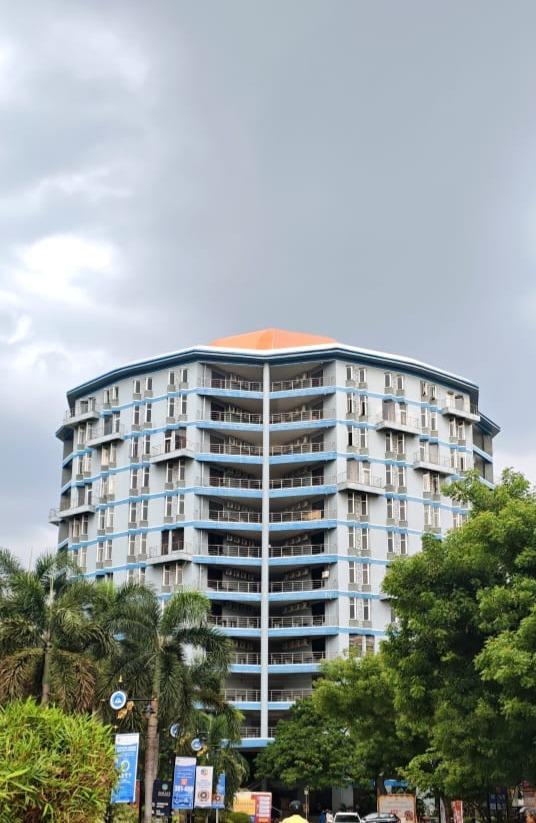
#> input picture exp15/exp15.JPG, 536 x 823 px
$ python exp15.py
#> lines starting #> are read from the running program, lines starting #| are printed output that depends on the picture
import cv2
import numpy as np


img = cv2.imread("exp15.JPG")
#> img is the input picture: shape (823, 536, 3); mean B, G, R 153.5, 155.7, 147.2
r, c = img.shape[:2]
#> r = 823; c = 536

p1 = np.float32([[50,50],[300,50],[50,300],[300,300]])
p2 = np.float32([[0,0],[300,0],[80,300],[280,300]])

M = cv2.getPerspectiveTransform(p1, p2)
out = cv2.warpPerspective(img, M, (c, r))
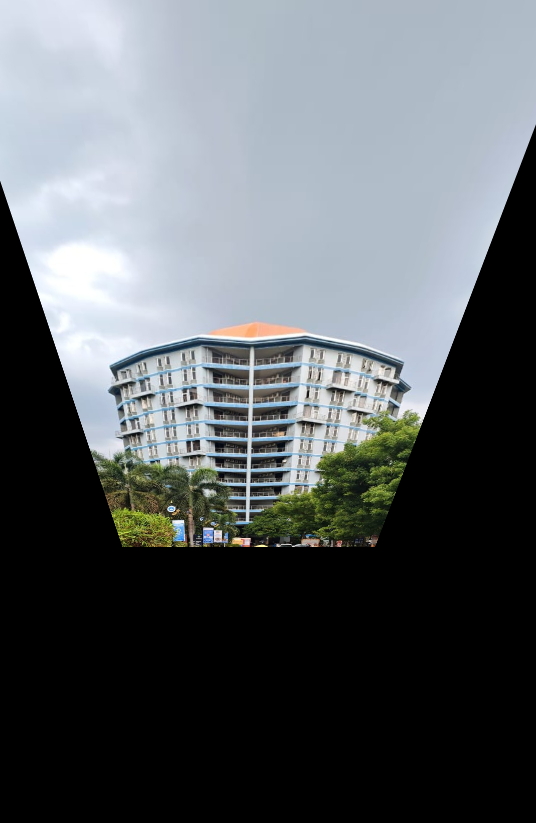
#> out: shape (823, 536, 3); mean B, G, R 101, 97.5, 92.5

cv2.imshow("DLT", out)
cv2.imwrite("dlt.jpg", out)
cv2.waitKey(0)
cv2.destroyAllWindows()
